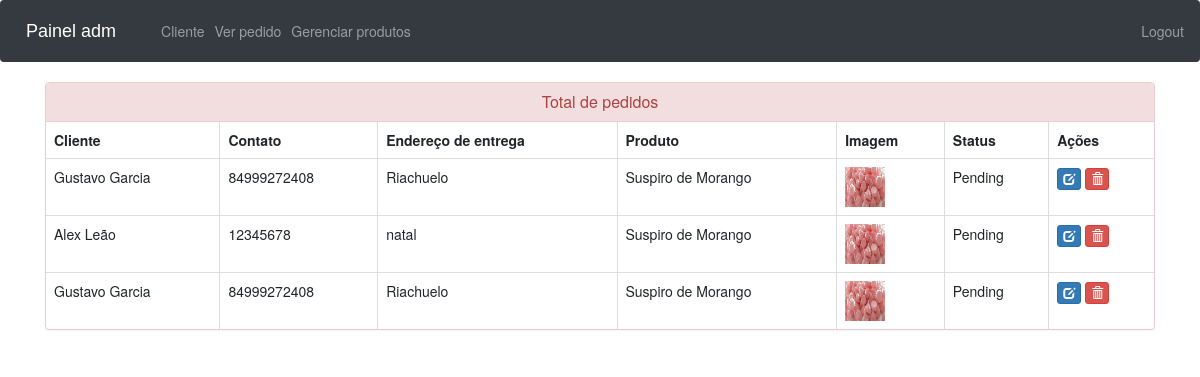
The app's page /admin-view-booking (signed in), older data.
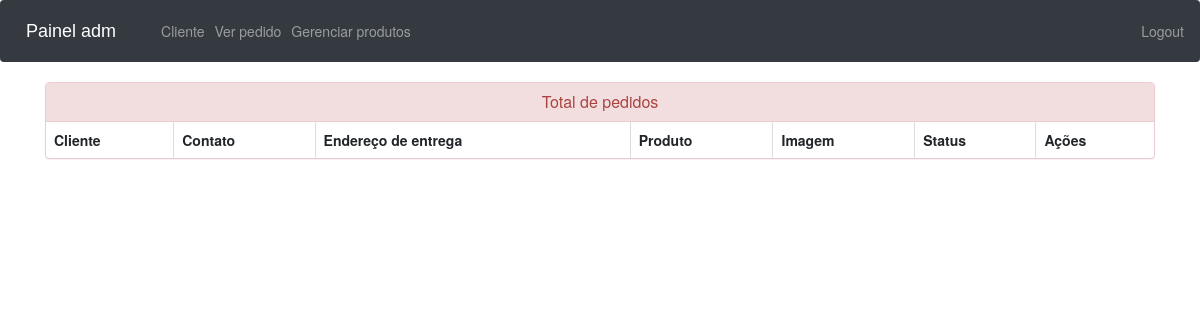
The same page, newer data.
### ecom/models.py (models this page shows, shortened)
class Customer(models.Model):
    user=models.OneToOneField(User,on_delete=models.CASCADE)
    profile_pic= models.ImageField(upload_to='profile_pic/CustomerProfilePic/',null=True,blank=True)
    address = models.CharField(max_length=40)
    mobile = models.CharField(max_length=20,null=False)
    @property
    def get_name(self):
        return self.user.first_name+" "+self.user.last_name

class Orders(models.Model):
    STATUS =(
        ('Pending','Pending'),
        ('Order Confirmed','Order Confirmed'),
        ('Out for Delivery','Out for Delivery'),
        ('Delivered','Delivered'),
    )
    customer=models.ForeignKey('Customer', on_delete=models.CASCADE,null=True)
    product=models.ForeignKey('Product',on_delete=models.CASCADE,null=True)
    email = models.CharField(max_length=50,null=True)
    address = models.CharField(max_length=500,null=True)
    mobile = models.CharField(max_length=20,null=True)
    order_date= models.DateField(auto_now_add=True,null=True)
    status=models.CharField(max_length=50,null=True,choices=STATUS)

class Product(models.Model):
    name=models.CharField(max_length=40)
    product_image= models.ImageField(upload_to='product_image/',null=True,blank=True)
    price = models.PositiveIntegerField()
    description=models.CharField(max_length=40)

### ecom/views.py (the view)
# urls.py: path('admin-view-booking', views.admin_view_booking_view,name='admin-view-booking'),
@login_required(login_url='adminlogin')
def admin_view_booking_view(request):
    orders=models.Orders.objects.all()
    ordered_products=[]
    ordered_bys=[]
    for order in orders:
        ordered_product=models.Product.objects.all().filter(id=order.product.id)
        ordered_by=models.Customer.objects.all().filter(id = order.customer.id)
        ordered_products.append(ordered_product)
        ordered_bys.append(ordered_by)
    return render(request,'ecom/admin_view_booking.html',{'data':zip(ordered_products,ordered_bys,orders)})

### templates/ecom/admin_view_booking.html (shortened to what this page needs)
{% extends 'ecom/admin_base.html' %}
{% load static %}
{% block content %}
<head>
  <link href="//netdna.bootstrapcdn.com/bootstrap/3.0.0/css/bootstrap.min.css" rel="stylesheet" id="bootstrap-css">
</head>
<div class="container">
  <div class="panel panel-danger">
    <div class="panel-heading">
      <h6 class="panel-title">Total de pedidos</h6>
    </div>
    <table class="table table-hover table-bordered" id="dev-table">
      <thead>
        <tr>
          <th>Cliente</th>
          <th>Contato</th>
          <th>Endereço de entrega</th>
          <th>Produto</th>
          <th>Imagem</th>
          <th>Status</th>
          <th>Ações</th>
        </tr>
      </thead>
      {% for product,customer,order in data %}
      <tr>
        {% for c in customer %}
        <td> {{c.get_name}}</td>
        <td>{{c.mobile}}</td>
        <td>{{order.address}}</td>
        {% endfor %}
        {% for p in product %}
        <td> {{p.name}}</td>
        <td> <img src="{% static p.product_image.url %}" alt="Profile Pic" height="40px" width="40px" /></td>
        <td>{{order.status}}</td>
        <td><a class="btn btn-primary btn-xs" href="{% url 'update-order' order.id  %}"><span class="glyphicon glyphicon-edit"></span></a>
        <a class="btn btn-danger btn-xs" href="{% url 'delete-order' order.id  %}"><span class="glyphicon glyphicon-trash"></span></a></td>
        {% endfor %}
      </tr>
      {% endfor %}
    </table>
  </div>
</div>
{% endblock content %}

Row changes from the older to the newer data that the page shows:
removed Orders: address "Riachuelo", status "Pending"
removed Customer: get_name "Gustavo Garcia", mobile "84999272408"
no longer on this page (row unchanged): Product: name "Suspiro de Morango", product_image (picture)
removed Orders: address "natal", status "Pending"
removed Customer: get_name "Alex Leão", mobile "12345678"
removed Orders: address "Riachuelo", status "Pending"
